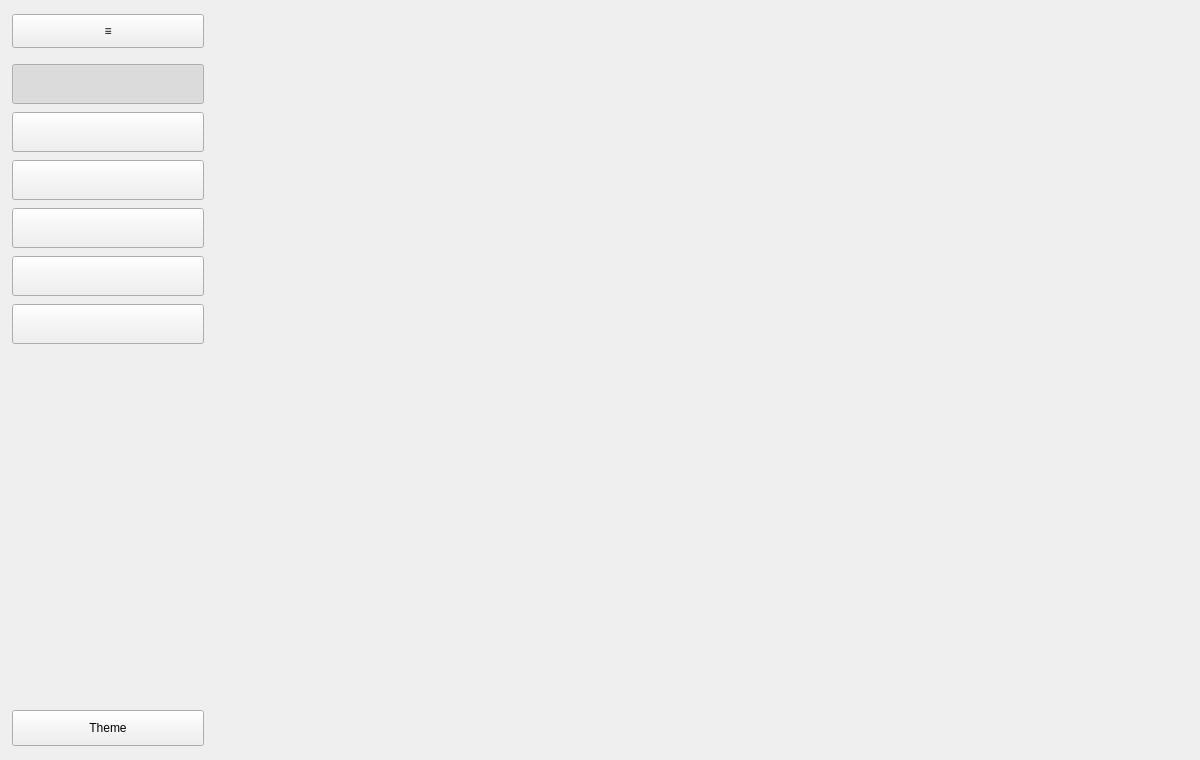
<?xml version="1.0" encoding="UTF-8"?>
<ui version="4.0">
 <class>MainWindow</class>
 <widget class="QCustomQMainWindow" name="MainWindow">
  <property name="geometry">
   <rect>
    <x>0</x>
    <y>0</y>
    <width>1200</width>
    <height>760</height>
   </rect>
  </property>
  <property name="windowTitle">
   <string>Aurora Deck Pro</string>
  </property>
  <widget class="QWidget" name="centralwidget">
   <layout class="QHBoxLayout" name="rootLayout">
    <property name="spacing">
     <number>0</number>
    </property>
    <property name="leftMargin">
     <number>0</number>
    </property>
    <property name="topMargin">
     <number>0</number>
    </property>
    <property name="rightMargin">
     <number>0</number>
    </property>
    <property name="bottomMargin">
     <number>0</number>
    </property>
    <item>
     <widget class="QCustomSidebar" name="sidebar">
      <property name="minimumSize">
       <size>
        <width>216</width>
        <height>0</height>
       </size>
      </property>
      <property name="maximumSize">
       <size>
        <width>216</width>
        <height>16777215</height>
       </size>
      </property>
      <property name="collapsedWidth" stdset="0">
       <number>64</number>
      </property>
      <property name="expandedWidth" stdset="0">
       <number>216</number>
      </property>
      <property name="defaultWidth" stdset="0">
       <number>216</number>
      </property>
      <property name="toggleButtonName" stdset="0">
       <string>sidebarToggle</string>
      </property>
      <property name="animationDuration" stdset="0">
       <number>320</number>
      </property>
      <layout class="QVBoxLayout" name="sidebarLayout">
       <property name="spacing">
        <number>8</number>
       </property>
       <property name="leftMargin">
        <number>12</number>
       </property>
       <property name="topMargin">
        <number>14</number>
       </property>
       <property name="rightMargin">
        <number>12</number>
       </property>
       <property name="bottomMargin">
        <number>14</number>
       </property>
       <item>
        <widget class="QPushButton" name="sidebarToggle">
         <property name="minimumSize">
          <size>
           <width>0</width>
           <height>34</height>
          </size>
         </property>
         <property name="text">
          <string>≡</string>
         </property>
        </widget>
       </item>
       <item>
        <widget class="QCustomSidebarLabel" name="brandLabel">
         <property name="text" stdset="0">
          <string>✦ AURORA</string>
         </property>
        </widget>
       </item>
       <item>
        <widget class="QCustomSidebarButton" name="navOverview">
         <property name="minimumSize">
          <size>
           <width>0</width>
           <height>40</height>
          </size>
         </property>
         <property name="checkable">
          <bool>true</bool>
         </property>
         <property name="autoExclusive">
          <bool>true</bool>
         </property>
         <property name="checked">
          <bool>true</bool>
         </property>
         <property name="labelText" stdset="0">
          <string>◉   Overview</string>
         </property>
        </widget>
       </item>
       <item>
        <widget class="QCustomSidebarButton" name="navStations">
         <property name="minimumSize">
          <size>
           <width>0</width>
           <height>40</height>
          </size>
         </property>
         <property name="checkable">
          <bool>true</bool>
         </property>
         <property name="autoExclusive">
          <bool>true</bool>
         </property>
         <property name="labelText" stdset="0">
          <string>▤   Stations</string>
         </property>
        </widget>
       </item>
       <item>
        <widget class="QCustomSidebarButton" name="navForecast">
         <property name="minimumSize">
          <size>
           <width>0</width>
           <height>40</height>
          </size>
         </property>
         <property name="checkable">
          <bool>true</bool>
         </property>
         <property name="autoExclusive">
          <bool>true</bool>
         </property>
         <property name="labelText" stdset="0">
          <string>◈   Forecast</string>
         </property>
        </widget>
       </item>
       <item>
        <widget class="QCustomSidebarButton" name="navAnalytics">
         <property name="minimumSize">
          <size>
           <width>0</width>
           <height>40</height>
          </size>
         </property>
         <property name="checkable">
          <bool>true</bool>
         </property>
         <property name="autoExclusive">
          <bool>true</bool>
         </property>
         <property name="labelText" stdset="0">
          <string>◔   Analytics</string>
         </property>
        </widget>
       </item>
       <item>
        <widget class="QCustomSidebarButton" name="navGallery">
         <property name="minimumSize">
          <size>
           <width>0</width>
           <height>40</height>
          </size>
         </property>
         <property name="checkable">
          <bool>true</bool>
         </property>
         <property name="autoExclusive">
          <bool>true</bool>
         </property>
         <property name="labelText" stdset="0">
          <string>▧   Gallery</string>
         </property>
        </widget>
       </item>
       <item>
        <widget class="QCustomSidebarButton" name="navSettings">
         <property name="minimumSize">
          <size>
           <width>0</width>
           <height>40</height>
          </size>
         </property>
         <property name="checkable">
          <bool>true</bool>
         </property>
         <property name="autoExclusive">
          <bool>true</bool>
         </property>
         <property name="labelText" stdset="0">
          <string>⚙   Settings</string>
         </property>
        </widget>
       </item>
       <item>
        <spacer name="sidebarSpacer">
         <property name="orientation">
          <enum>Qt::Vertical</enum>
         </property>
         <property name="sizeHint" stdset="0">
          <size>
           <width>20</width>
           <height>40</height>
          </size>
         </property>
        </spacer>
       </item>
       <item>
        <widget class="QCustomThemeDarkLightToggle" name="themeToggle">
         <property name="minimumSize">
          <size>
           <width>0</width>
           <height>36</height>
          </size>
         </property>
         <property name="text">
          <string>Theme</string>
         </property>
        </widget>
       </item>
      </layout>
     </widget>
    </item>
    <item>
     <widget class="QCustomQStackedWidget" name="pageStack">
      <property name="sizePolicy">
       <sizepolicy hsizetype="Expanding" vsizetype="Expanding">
        <horstretch>1</horstretch>
        <verstretch>0</verstretch>
       </sizepolicy>
      </property>
      <property name="slideTransition" stdset="0">
       <bool>true</bool>
      </property>
      <property name="transitionTime" stdset="0">
       <number>420</number>
      </property>
      <widget class="QCustomComponentContainer" name="overviewContainer">
       <property name="filePath" stdset="0">
        <string>ui/OverviewComponent.ui</string>
       </property>
       <property name="previewComponent" stdset="0">
        <bool>false</bool>
       </property>
      </widget>
      <widget class="QCustomComponentContainer" name="stationsContainer">
       <property name="filePath" stdset="0">
        <string>ui/StationsComponent.ui</string>
       </property>
       <property name="previewComponent" stdset="0">
        <bool>false</bool>
       </property>
      </widget>
      <widget class="QCustomComponentContainer" name="forecastContainer">
       <property name="filePath" stdset="0">
        <string>ui/ForecastComponent.ui</string>
       </property>
       <property name="previewComponent" stdset="0">
        <bool>false</bool>
       </property>
      </widget>
      <widget class="QCustomComponentContainer" name="analyticsContainer">
       <property name="filePath" stdset="0">
        <string>ui/AnalyticsComponent.ui</string>
       </property>
       <property name="previewComponent" stdset="0">
        <bool>false</bool>
       </property>
      </widget>
      <widget class="QCustomComponentContainer" name="galleryContainer">
       <property name="filePath" stdset="0">
        <string>ui/GalleryComponent.ui</string>
       </property>
       <property name="previewComponent" stdset="0">
        <bool>false</bool>
       </property>
      </widget>
      <widget class="QCustomComponentContainer" name="settingsContainer">
       <property name="filePath" stdset="0">
        <string>ui/SettingsComponent.ui</string>
       </property>
       <property name="previewComponent" stdset="0">
        <bool>false</bool>
       </property>
      </widget>
     </widget>
    </item>
   </layout>
  </widget>
 </widget>
 <customwidgets>
  <customwidget>
   <class>QCustomQMainWindow</class>
   <extends>QMainWindow</extends>
   <header>Custom_Widgets.QCustomQMainWindow</header>
   <container>1</container>
  </customwidget>
  <customwidget>
   <class>QCustomSidebar</class>
   <extends>QWidget</extends>
   <header>Custom_Widgets.QCustomSidebar</header>
   <container>1</container>
  </customwidget>
  <customwidget>
   <class>QCustomSidebarLabel</class>
   <extends>QWidget</extends>
   <header>Custom_Widgets.QCustomSidebarLabel</header>
  </customwidget>
  <customwidget>
   <class>QCustomSidebarButton</class>
   <extends>QPushButton</extends>
   <header>Custom_Widgets.QCustomSidebarButton</header>
  </customwidget>
  <customwidget>
   <class>QCustomThemeDarkLightToggle</class>
   <extends>QPushButton</extends>
   <header>Custom_Widgets.QCustomThemeDarkLightToggle</header>
  </customwidget>
  <customwidget>
   <class>QCustomQStackedWidget</class>
   <extends>QStackedWidget</extends>
   <header>Custom_Widgets.QCustomQStackedWidget</header>
   <container>1</container>
  </customwidget>
  <customwidget>
   <class>QCustomComponentContainer</class>
   <extends>QWidget</extends>
   <header>Custom_Widgets.QCustomComponentContainer</header>
   <container>1</container>
  </customwidget>
 </customwidgets>
 <resources/>
 <connections/>
</ui>
